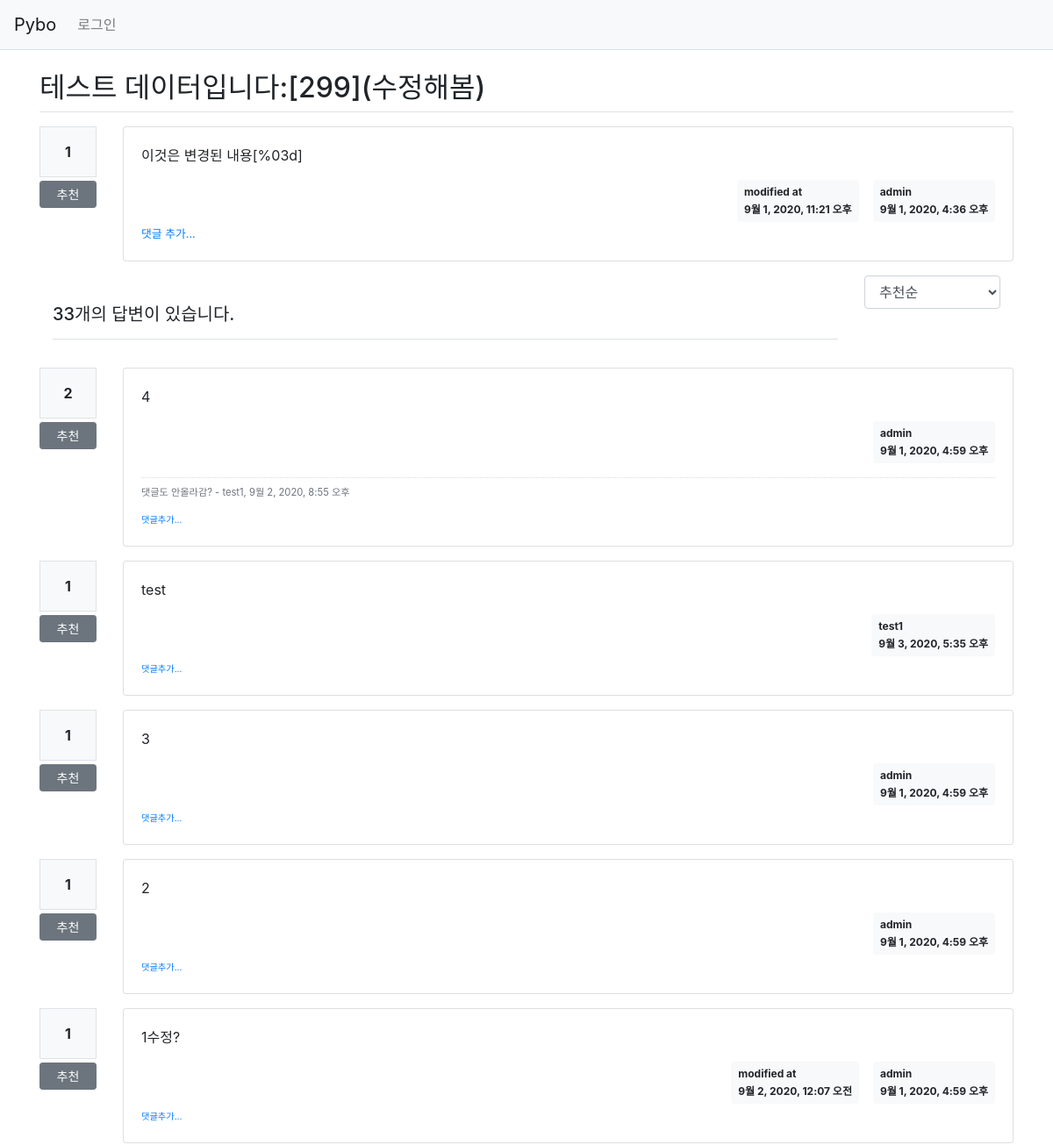
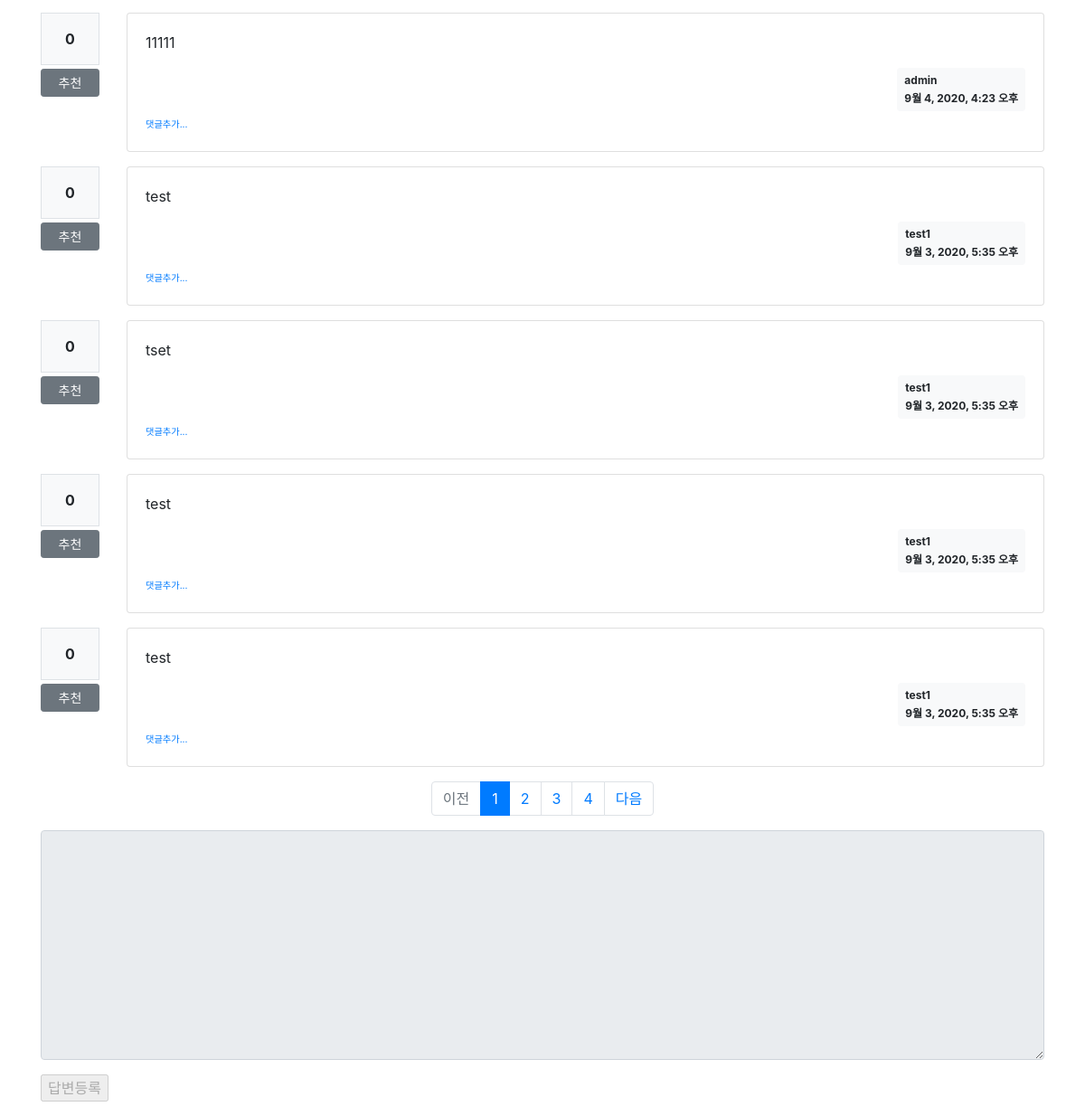
The page /pybo/307/ on the database its author committed (2 pictures, top to bottom).
### pybo/models.py (models this page shows, shortened)
class Question(models.Model):
    subject = models.CharField(max_length=200)
    content = models.TextField()
    create_date = models.DateTimeField()
    author = models.ForeignKey(User, on_delete=models.CASCADE)
    modify_date = models.DateTimeField(null=True, blank=True)
    voter = models.ManyToManyField(User, related_name='voter_question')

class Answer(models.Model):
    question = models.ForeignKey(Question, on_delete=models.CASCADE)
    content = models.TextField()
    create_date = models.DateTimeField()
    author = models.ForeignKey(User, on_delete=models.CASCADE)
    modify_date = models.DateTimeField(null=True, blank=True)
    voter = models.ManyToManyField(User, related_name='voter_answer')

class Comment(models.Model):
    author = models.ForeignKey(User, on_delete=models.CASCADE)
    content = models.TextField()
    create_date = models.DateTimeField()
    modify_date = models.DateTimeField(null=True, blank=True)
    question = models.ForeignKey(Question, null=True, blank=True, on_delete=models.CASCADE)
    answer = models.ForeignKey(Answer, null=True, blank=True, on_delete=models.CASCADE)

### pybo/views/base_views.py (the view)
# urls.py: path('<int:question_id>/', base_views.detail, name='detail'),
def detail(request, question_id):
    question = get_object_or_404(Question, pk=question_id)
    page_a=request.GET.get('page', '1')
    so=request.GET.get('so', 'recommend')
    if so=='recent':
        answer_list=Answer.objects.filter(question=question).order_by('-create_date')
    else:
        answer_list=Answer.objects.filter(question=question).annotate(num_voter=Count('voter')).order_by('-num_voter', '-create_date')
    paginator_a=Paginator(answer_list, 10)
    page_obj_a=paginator_a.get_page(page_a)
    context = {'question': question, 'answer_list': page_obj_a, 'page_a': page_a, 'so': so}
    return render(request, 'pybo/question_detail.html', context)

### pybo/templatetags/pybo_filter.py (called while the page is built)
@register.filter
def mark(value):
    extensions = ["nl2br", "fenced_code"]
    return mark_safe(markdown.markdown(value, extensions=extensions))

### templates/pybo/question_detail.html (shortened to what this page needs)
{% extends 'base.html' %}
{% load pybo_filter %}
{% block content %}
<div class="container my-3">
    <h2 class="border-bottom py-2">{{question.subject}}</h2>
    <div class="row my-3">
        <div class="col-1">
            <div class="bg-light text-center p-3 border font-weight-bolder mb-1">{{question.voter.count}}</div>
            <a href="#" data-uri="{% url 'pybo:vote_question' question.id %}" class="recommend btn btn-sm btn-secondary btn-block my-1">추천</a>
        </div>
        <div class="col-11">
            <div class="card">
                <div class="card-body">
                    <div class="card-text">{{question.content|mark}}
                    </div>
                    <div class="d-flex justify-content-end">
                        {% if question.modify_date %}
                        <div class="badge badge-light p-2 text-left mx-3">
                            <div class="mb-2">modified at</div>
                            <div>{{question.modify_date}}</div>
                        </div>
                        {% endif %}
                        <div class="badge badge-light p-2 text-left">
                            <div class="mb-2">{{ question.author.username }}</div>
                            <div>{{ question.create_date}}</div>
                        </div>
                    </div>
                    <div>
                        <a href="{% url 'pybo:comment_create_question' question.id %}"><small>댓글 추가...</small></a>
                    </div>
                </div>
            </div>
        </div>
    </div>
    <div class="container my-3">
        <div class="row justify-content-between my-3">
            <div class="col-10">
                <h5 class="border-bottom my-3 py-3">{{ question.answer_set.count }}개의 답변이 있습니다.</h5>
            </div>
            <div class="col-2">
                <select class="form-control so">
                    <option value="recommend" {% if so == 'recommend' %}selected{% endif %}>추천순</option>
                </select>
            </div>
        </div>
    </div>
    {% for answer in answer_list %}
    <div class="row my-3">
        <div class="col-1">
            <div class="bg-light text-center p-3 border font-weight-bolder mb-1">{{answer.voter.count}}</div>
            <a href="#" data-uri="{% url 'pybo:vote_answer' answer.id %}" class="recommend btn btn-sm btn-secondary btn-block my-1">추천</a>
        </div>
        <div class="col-11">
            <div class="card">
                <div class="card-body">
                    <div class="card-text">
                        {{ answer.content|mark}}
                    </div>
                    <div class="d-flex justify-content-end">
                        {% if answer.modify_date %}
                        <div class="badge badge-light p-2 text-left mx-3">
                            <div class="mb-2">modified at</div>
                            <div>{{answer.modify_date}}</div>
                        </div>
                        {% endif %}
                        <div class="badge badge-light p-2 text-left">
                            <div class="mb-2">{{answer.author.username}}</div>
                            <div>{{ answer.create_date}}</div>
                        </div>
                    </div>
                    {% if answer.comment_set.count > 0 %}
                    <div class="mt-3">
                    {% for comment in answer.comment_set.all %}
                        <div class="comment py-2 text-muted">
                            <span style="white-space: pre-line;">{{comment.content}}</span>
                            <span>
                                - {{comment.author}}, {{comment.create_date}}
                            </span>
                        </div>
                    {% endfor %}
                    </div>
                    {% endif %}
                    <div>
                        <a href="{% url 'pybo:comment_create_answer' answer.id %}" class="small"><small>댓글추가...</small></a>
                    </div>
                </div>
            </div>
        </div>
    </div>
    {% endfor %}
    <ul class="pagination justify-content-center">
        {% if answer_list.has_previous %}
        <li class="page-item">
            <a class="page-link" href="?page={{answer_list.previous_page_number}}">이전</a>
        </li>
        {% else %}
        <li class="page-item disabled">
            <a class="page-link" tabindex="-1" aria-disabled="true" href="#">이전</a>
        </li>
        {% endif %}
        {% for page_number in answer_list.paginator.page_range %}
        {% if page_number >= answer_list.number|add:-5 and page_number <= answer_list.number|add:5 %}
            {% if page_number == answer_list.number %}
            <li class="page-item active" aria-current="page">
                <a class="page-link" href="?page={{page_number}}">{{page_number}}</a>
            </li>
            {% else %}
            <li class="page-item">
                <a class="page-link" href="?page={{page_number}}">{{page_number}}</a>
            </li>
            {% endif %}
        {% endif %}
        {% endfor %}
        {% if answer_list.has_next %}
        <li class="page-item">
            <a class="page-link" href="?page={{answer_list.next_page_number}}">다음</a>
        </li>
        {% else %}
        <li class="page-item disabled">
            <a class="page-link" tabindex="-1" aria-disabled="true" href="#">다음</a>
        </li>
        {% endif %}
    </ul>
    <form action="{% url 'pybo:answer_create' question.id %}" method="POST" class="my-3">
        <div class="form-group">
            <textarea {% if not user.is_authenticated %} disabled {% endif %} name="content" id="content" class="form-control" rows="10"></textarea>
        </div>
        <input {% if not user.is_authenticated %} disabled {% endif %} type="submit" value="답변등록">
    </form>
</div>
{% endblock %}

### static/style.css (style rules this page uses)
.comment { border-top: dotted 1px #ddd; font-size: 0.7em; }

### rows shown on the page
Question: subject "테스트 데이터입니다:[299](수정해봄)", voter.count "1", content|mark "이것은 변경된 내용[%03d]", modify_date "9월 1, 2020, 11:21 오후", author.username "admin", create_date "9월 1, 2020, 4:36 오후", answer_set.count "33"
Answer: voter.count "2", content|mark "4", author.username "admin", create_date "9월 1, 2020, 4:59 오후"
Comment: content "댓글도 안올라감?", author "test1", create_date "9월 2, 2020, 8:55 오후"
Answer: voter.count "1", content|mark "test", author.username "test1", create_date "9월 3, 2020, 5:35 오후"
Answer: voter.count "1", content|mark "3", author.username "admin", create_date "9월 1, 2020, 4:59 오후"
Answer: voter.count "1", content|mark "2", author.username "admin", create_date "9월 1, 2020, 4:59 오후"
Answer: voter.count "1", content|mark "1수정?", modify_date "9월 2, 2020, 12:07 오전", author.username "admin", create_date "9월 1, 2020, 4:59 오후"
Answer: voter.count "0", content|mark "11111", author.username "admin", create_date "9월 4, 2020, 4:23 오후"
Answer: voter.count "0", content|mark "test", author.username "test1", create_date "9월 3, 2020, 5:35 오후"
Answer: voter.count "0", content|mark "tset", author.username "test1", create_date "9월 3, 2020, 5:35 오후"
Answer: voter.count "0", content|mark "test", author.username "test1", create_date "9월 3, 2020, 5:35 오후"
Answer: voter.count "0", content|mark "test", author.username "test1", create_date "9월 3, 2020, 5:35 오후"

### other values the page prints
{{ page_number }} "1"
{{ page_number }} "2" "3" "4"
